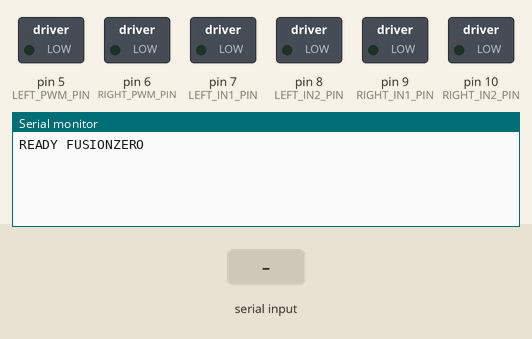
Simulated run of this sketch. Board: Arduino Uno, built with avr-gcc and run on an emulated ATmega328P. On the bench: switched loads named in the sketch (green lamp = pin HIGH), the last lines printed to the serial monitor. The inputs (shaded band) are chosen by the test bench.

Above: at 1.2 s.
1.3 s: "PING\n" received over Serial
At 1.9 s:
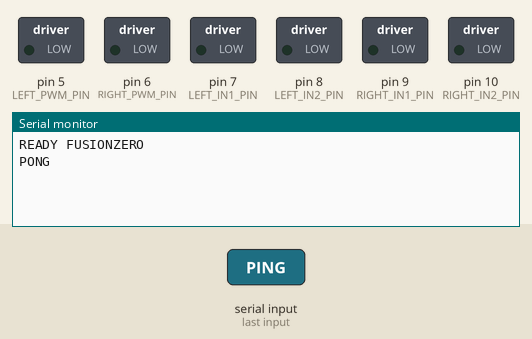
4.2 s: "CMD ESTOP 0\n" received over Serial
At 5.4 s:
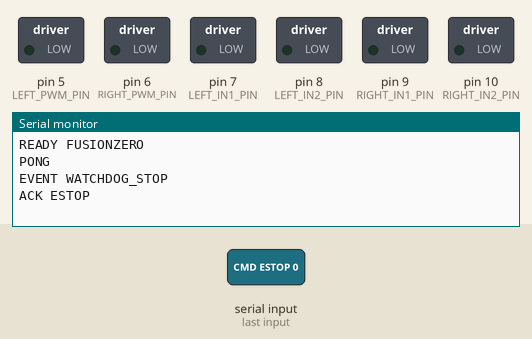
5.7 s: "CMD RESET_ESTOP 0\n" received over Serial
At 6.5 s:
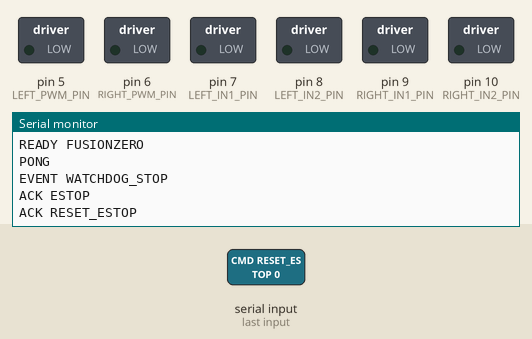

Measured:
- after the input at 1.3 s, the serial monitor: prints a new line at once (image 1)
- after the input at 4.2 s, the serial monitor: prints a new line at once (image 2)
- after the input at 5.7 s, the serial monitor: prints a new line at once (image 3)

The sketch:

fusionzero_motor_bridge_template.ino
```cpp
/*
  FusionZero serial motor bridge template

  Protocol:
    PING
    CMD FORWARD <duration_ms>
    CMD STOP 0
    CMD ESTOP 0
    CMD RESET_ESTOP 0

  Responses:
    READY FUSIONZERO
    PONG
    ACK FORWARD <duration_ms>
    ACK STOP
    ACK ESTOP
    ACK RESET_ESTOP
    ERR <reason>
    EVENT WATCHDOG_STOP

  Safety:
    - Raspberry sends heartbeat PINGs while idle or while a motion is active.
    - If the heartbeat disappears, this sketch stops both motors automatically.
    - CMD ESTOP latches an emergency stop until CMD RESET_ESTOP 0 is received.

  Edit the pin mapping below to match the motor driver actually used on the robot.
*/

const long SERIAL_BAUD = 115200;
const unsigned long HEARTBEAT_TIMEOUT_MS = 1500;

const int LEFT_PWM_PIN = 5;
const int LEFT_IN1_PIN = 7;
const int LEFT_IN2_PIN = 8;
const int RIGHT_PWM_PIN = 6;
const int RIGHT_IN1_PIN = 9;
const int RIGHT_IN2_PIN = 10;

const int DEFAULT_SPEED = 170;

String lineBuffer;
unsigned long forwardUntilMs = 0;
unsigned long watchdogDeadlineMs = 0;
bool estopLatched = false;
bool watchdogStopAnnounced = false;

void setup() {
  Serial.begin(SERIAL_BAUD);
  lineBuffer.reserve(64);

  pinMode(LEFT_PWM_PIN, OUTPUT);
  pinMode(LEFT_IN1_PIN, OUTPUT);
  pinMode(LEFT_IN2_PIN, OUTPUT);
  pinMode(RIGHT_PWM_PIN, OUTPUT);
  pinMode(RIGHT_IN1_PIN, OUTPUT);
  pinMode(RIGHT_IN2_PIN, OUTPUT);

  stopMotors();
  refreshWatchdog();
  Serial.println("READY FUSIONZERO");
}

void loop() {
  while (Serial.available() > 0) {
    char ch = (char)Serial.read();
    if (ch == '\n' || ch == '\r') {
      if (lineBuffer.length() > 0) {
        handleCommand(lineBuffer);
        lineBuffer = "";
      }
    } else {
      lineBuffer += ch;
    }
  }

  if (!estopLatched && forwardUntilMs > 0 && millis() >= forwardUntilMs) {
    stopMotors();
    forwardUntilMs = 0;
    Serial.println("ACK STOP");
  }

  if (!estopLatched && watchdogDeadlineMs > 0 && millis() >= watchdogDeadlineMs) {
    stopMotors();
    forwardUntilMs = 0;
    watchdogDeadlineMs = 0;
    if (!watchdogStopAnnounced) {
      watchdogStopAnnounced = true;
      Serial.println("EVENT WATCHDOG_STOP");
    }
  }
}

void handleCommand(const String& rawCommand) {
  String command = rawCommand;
  command.trim();

  if (command == "PING") {
    refreshWatchdog();
    Serial.println("PONG");
    return;
  }

  if (command == "CMD ESTOP 0") {
    stopMotors();
    forwardUntilMs = 0;
    estopLatched = true;
    watchdogDeadlineMs = 0;
    watchdogStopAnnounced = false;
    Serial.println("ACK ESTOP");
    return;
  }

  if (command == "CMD RESET_ESTOP 0") {
    estopLatched = false;
    refreshWatchdog();
    Serial.println("ACK RESET_ESTOP");
    return;
  }

  if (estopLatched) {
    Serial.println("ERR estop_latched");
    return;
  }

  if (command.startsWith("CMD FORWARD ")) {
    long durationMs = command.substring(12).toInt();
    if (durationMs <= 0) {
      Serial.println("ERR invalid_duration");
      return;
    }
    driveForward(DEFAULT_SPEED);
    forwardUntilMs = millis() + (unsigned long)durationMs;
    refreshWatchdog();
    Serial.print("ACK FORWARD ");
    Serial.println(durationMs);
    return;
  }

  if (command == "CMD STOP 0") {
    stopMotors();
    forwardUntilMs = 0;
    refreshWatchdog();
    Serial.println("ACK STOP");
    return;
  }

  Serial.println("ERR unknown_command");
}

void refreshWatchdog() {
  watchdogDeadlineMs = millis() + HEARTBEAT_TIMEOUT_MS;
  watchdogStopAnnounced = false;
}

void driveForward(int pwm) {
  digitalWrite(LEFT_IN1_PIN, HIGH);
  digitalWrite(LEFT_IN2_PIN, LOW);
  digitalWrite(RIGHT_IN1_PIN, HIGH);
  digitalWrite(RIGHT_IN2_PIN, LOW);
  analogWrite(LEFT_PWM_PIN, pwm);
  analogWrite(RIGHT_PWM_PIN, pwm);
}

void stopMotors() {
  analogWrite(LEFT_PWM_PIN, 0);
  analogWrite(RIGHT_PWM_PIN, 0);
  digitalWrite(LEFT_IN1_PIN, LOW);
  digitalWrite(LEFT_IN2_PIN, LOW);
  digitalWrite(RIGHT_IN1_PIN, LOW);
  digitalWrite(RIGHT_IN2_PIN, LOW);
}
```
